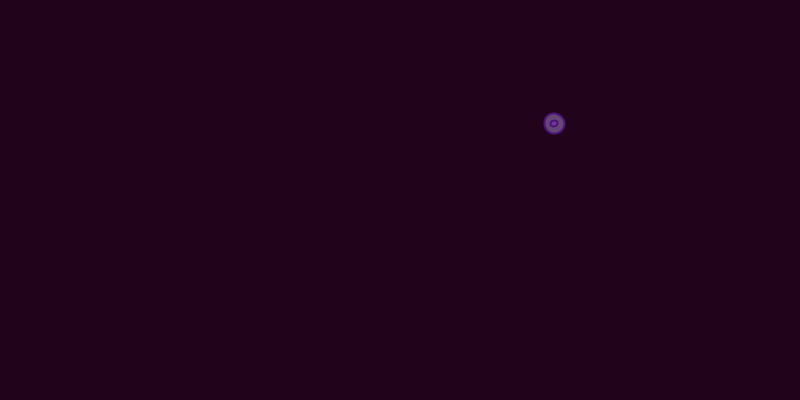
Frame 1 (no input)
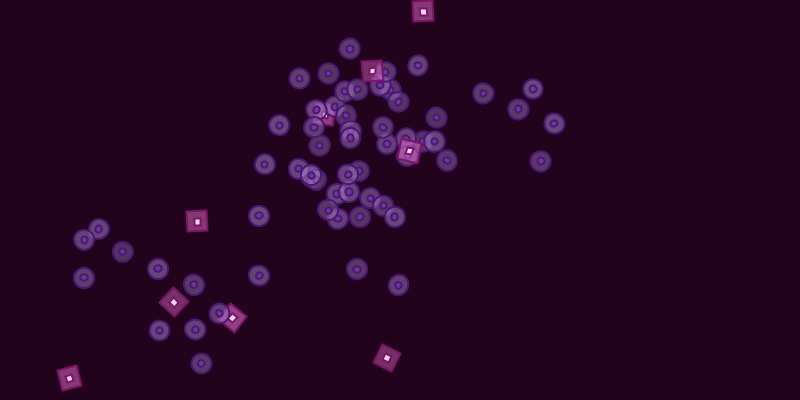
Frame 60 (the mouse pressed at the canvas centre just before this capture)
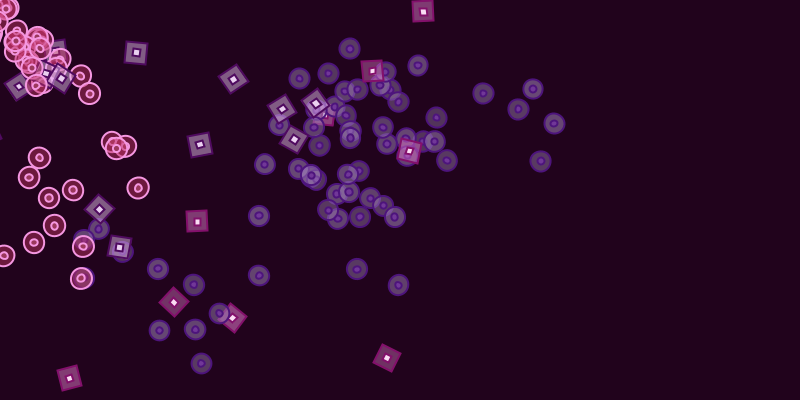
Frame 120 (the mouse held since frame 60 and released just before this capture)

The Processing sketch that drew these frames (run headless with seeded random() and noise(); from frame 60 on, the mouse is pressed at the canvas centre):

// Processing sketch: processing_3317
// ── processing_3317.pde

Pincel p;


void setup(){
  size(800, 400);
  background(33,3,28); 
  smooth();
  p = new Pincel();
}


void draw(){
  p.dibuja();
}


class Pincel{
  float x, y;
  float diam;
  color col;

  Pincel(){
    x = random(width);
    y = random(height);
    diam = 20;
  }

  void dibuja(){
    calc();
        rotate(dist(mouseX , mouseY , x, y)*millis()*0.000001 );
    fill(156,124,183,random(100,150));
        if (mousePressed){
          fill(185,47,95,125);
        }
    stroke(77,20,124);
    if (mousePressed){
      stroke (245,151,225);
    }
    strokeWeight(2);
    ellipse(x,y , diam, diam); 
    fill(113,55,152);
        if (mousePressed){
          fill(155,56,91);
          
         //usando el mouse cambian los colores de los objetos
        }
    ellipse(x,y, diam/3, diam/3);
    
    rotate(dist(mouseX , mouseY , x, y)*millis()*0.0001 );
    
        fill(234,121,210,random(100,150));
        if (mousePressed){
          fill(229,184,240,125);
        }
    stroke(131,16,107);
    if (mousePressed){
      stroke (79,10,95);
    }
    strokeWeight(2);
    rect(x+20,y+20, diam, diam); 
    fill(250,220,243);
        if (mousePressed){
          fill(234,208,240);
          
        }
    rect(x+27,y+27, diam/3, diam/3);
  }

  void calc(){
    x += random(-50, 50);
    y += random(-50, 50);
    
    x = x % width;
    y = y % height;
    
    if (x < 0) x *= -1;
    if (y < 0) y *= -1;
  }
}


void mousePressed(){
  p.diam += 1; //con el mouse aumenta el tamaño del ellipse
  
}

void keyPressed (){
  p.diam = 0;
    background(33,3,28); 
    //al apretar una tecla los objetos desaparecen, estos vuelven apretando el mouse

}
